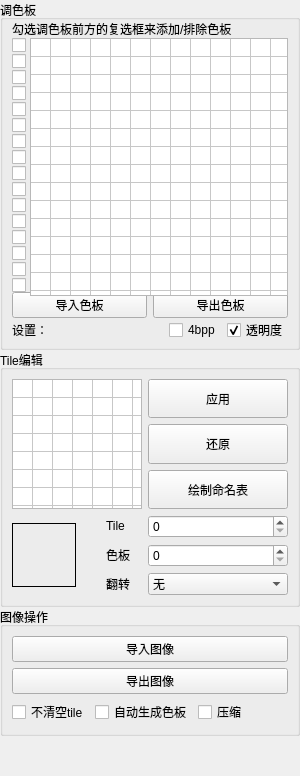
    <widget class="QWidget" name="widget_left" native="true">
     <property name="sizePolicy">
      <sizepolicy hsizetype="Fixed" vsizetype="Preferred">
       <horstretch>0</horstretch>
       <verstretch>0</verstretch>
      </sizepolicy>
     </property>
     <layout class="QVBoxLayout" name="verticalLayout_3">
      <property name="spacing">
       <number>0</number>
      </property>
      <property name="leftMargin">
       <number>0</number>
      </property>
      <property name="topMargin">
       <number>0</number>
      </property>
      <property name="rightMargin">
       <number>0</number>
      </property>
      <property name="bottomMargin">
       <number>0</number>
      </property>
      <item>
       <widget class="QGroupBox" name="groupBox_Palette">
        <property name="minimumSize">
         <size>
          <width>300</width>
          <height>350</height>
         </size>
        </property>
        <property name="maximumSize">
         <size>
          <width>300</width>
          <height>350</height>
         </size>
        </property>
        <property name="title">
         <string>调色板</string>
        </property>
        <layout class="QGridLayout" name="gridLayout_2">
         <property name="leftMargin">
          <number>5</number>
         </property>
         <property name="topMargin">
          <number>0</number>
         </property>
         <property name="rightMargin">
          <number>5</number>
         </property>
         <property name="bottomMargin">
          <number>5</number>
         </property>
         <property name="spacing">
          <number>0</number>
         </property>
         <item row="1" column="1">
          <widget class="QWidget" name="widget_paletteFilter" native="true">
           <property name="enabled">
            <bool>true</bool>
           </property>
           <property name="sizePolicy">
            <sizepolicy hsizetype="Fixed" vsizetype="Minimum">
             <horstretch>0</horstretch>
             <verstretch>0</verstretch>
            </sizepolicy>
           </property>
           <property name="maximumSize">
            <size>
             <width>16777215</width>
             <height>258</height>
            </size>
           </property>
           <layout class="QVBoxLayout" name="verticalLayout">
            <property name="spacing">
             <number>1</number>
            </property>
            <property name="leftMargin">
             <number>0</number>
            </property>
            <property name="topMargin">
             <number>0</number>
            </property>
            <property name="rightMargin">
             <number>0</number>
            </property>
            <property name="bottomMargin">
             <number>0</number>
            </property>
            <item>
             <widget class="QCheckBox" name="checkBox_Pal0">
              <property name="maximumSize">
               <size>
                <width>16</width>
                <height>16777215</height>
               </size>
              </property>
              <property name="text">
               <string/>
              </property>
             </widget>
            </item>
            <item>
             <widget class="QCheckBox" name="checkBox_Pal1">
              <property name="maximumSize">
               <size>
                <width>16</width>
                <height>16777215</height>
               </size>
              </property>
              <property name="text">
               <string/>
              </property>
             </widget>
            </item>
            <item>
             <widget class="QCheckBox" name="checkBox_Pal2">
              <property name="maximumSize">
               <size>
                <width>16</width>
                <height>16777215</height>
               </size>
              </property>
              <property name="text">
               <string/>
              </property>
             </widget>
            </item>
            <item>
             <widget class="QCheckBox" name="checkBox_Pal3">
              <property name="maximumSize">
               <size>
                <width>16</width>
                <height>16777215</height>
               </size>
              </property>
              <property name="text">
               <string/>
              </property>
             </widget>
            </item>
            <item>
             <widget class="QCheckBox" name="checkBox_Pal4">
              <property name="maximumSize">
               <size>
                <width>16</width>
                <height>16777215</height>
               </size>
              </property>
              <property name="text">
               <string/>
              </property>
             </widget>
            </item>
            <item>
             <widget class="QCheckBox" name="checkBox_Pal5">
              <property name="maximumSize">
               <size>
                <width>16</width>
                <height>16777215</height>
               </size>
              </property>
              <property name="text">
               <string/>
              </property>
             </widget>
            </item>
            <item>
             <widget class="QCheckBox" name="checkBox_Pal6">
              <property name="maximumSize">
               <size>
                <width>16</width>
                <height>16777215</height>
               </size>
              </property>
              <property name="text">
               <string/>
              </property>
             </widget>
            </item>
            <item>
             <widget class="QCheckBox" name="checkBox_Pal7">
              <property name="maximumSize">
               <size>
                <width>16</width>
                <height>16777215</height>
               </size>
              </property>
              <property name="text">
               <string/>
              </property>
             </widget>
            </item>
            <item>
             <widget class="QCheckBox" name="checkBox_Pal8">
              <property name="maximumSize">
               <size>
                <width>16</width>
                <height>16777215</height>
               </size>
              </property>
              <property name="text">
               <string/>
              </property>
             </widget>
            </item>
            <item>
             <widget class="QCheckBox" name="checkBox_Pal9">
              <property name="maximumSize">
               <size>
                <width>16</width>
                <height>16777215</height>
               </size>
              </property>
              <property name="text">
               <string/>
              </property>
             </widget>
            </item>
            <item>
             <widget class="QCheckBox" name="checkBox_Pala">
              <property name="maximumSize">
               <size>
                <width>16</width>
                <height>16777215</height>
               </size>
              </property>
              <property name="text">
               <string/>
              </property>
             </widget>
            </item>
            <item>
             <widget class="QCheckBox" name="checkBox_Palb">
              <property name="maximumSize">
               <size>
                <width>16</width>
                <height>16777215</height>
               </size>
              </property>
              <property name="text">
               <string/>
              </property>
             </widget>
            </item>
            <item>
             <widget class="QCheckBox" name="checkBox_Palc">
              <property name="maximumSize">
               <size>
                <width>16</width>
                <height>16777215</height>
               </size>
              </property>
              <property name="text">
               <string/>
              </property>
             </widget>
            </item>
            <item>
             <widget class="QCheckBox" name="checkBox_Pald">
              <property name="maximumSize">
               <size>
                <width>16</width>
                <height>16777215</height>
               </size>
              </property>
              <property name="text">
               <string/>
              </property>
             </widget>
            </item>
            <item>
             <widget class="QCheckBox" name="checkBox_Pale">
              <property name="maximumSize">
               <size>
                <width>16</width>
                <height>16777215</height>
               </size>
              </property>
              <property name="text">
               <string/>
              </property>
             </widget>
            </item>
            <item>
             <widget class="QCheckBox" name="checkBox_Palf">
              <property name="maximumSize">
               <size>
                <width>16</width>
                <height>16777215</height>
               </size>
              </property>
              <property name="text">
               <string/>
              </property>
             </widget>
            </item>
           </layout>
          </widget>
         </item>
         <item row="2" column="1" colspan="2">
          <widget class="QWidget" name="widget_2" native="true">
           <property name="sizePolicy">
            <sizepolicy hsizetype="Preferred" vsizetype="Fixed">
             <horstretch>0</horstretch>
             <verstretch>0</verstretch>
            </sizepolicy>
           </property>
           <layout class="QHBoxLayout" name="horizontalLayout">
            <property name="leftMargin">
             <number>0</number>
            </property>
            <property name="topMargin">
             <number>0</number>
            </property>
            <property name="rightMargin">
             <number>0</number>
            </property>
            <property name="bottomMargin">
             <number>0</number>
            </property>
            <item>
             <widget class="QPushButton" name="pushButton_loadPalette">
              <property name="text">
               <string>导入色板</string>
              </property>
             </widget>
            </item>
            <item>
             <widget class="QPushButton" name="pushButton_savePalette">
              <property name="text">
               <string>导出色板</string>
              </property>
             </widget>
            </item>
           </layout>
          </widget>
         </item>
         <item row="1" column="2">
          <widget class="QTableWidget" name="tableWidget_Palette">
           <property name="sizePolicy">
            <sizepolicy hsizetype="Minimum" vsizetype="Minimum">
             <horstretch>0</horstretch>
             <verstretch>0</verstretch>
            </sizepolicy>
           </property>
           <property name="minimumSize">
            <size>
             <width>258</width>
             <height>258</height>
            </size>
           </property>
           <property name="maximumSize">
            <size>
             <width>258</width>
             <height>258</height>
            </size>
           </property>
           <property name="verticalScrollBarPolicy">
            <enum>Qt::ScrollBarAlwaysOff</enum>
           </property>
           <property name="horizontalScrollBarPolicy">
            <enum>Qt::ScrollBarAlwaysOff</enum>
           </property>
           <property name="autoScroll">
            <bool>true</bool>
           </property>
           <property name="editTriggers">
            <set>QAbstractItemView::NoEditTriggers</set>
           </property>
           <property name="selectionMode">
            <enum>QAbstractItemView::NoSelection</enum>
           </property>
           <property name="rowCount">
            <number>16</number>
           </property>
           <property name="columnCount">
            <number>16</number>
           </property>
           <attribute name="horizontalHeaderVisible">
            <bool>false</bool>
           </attribute>
           <attribute name="horizontalHeaderCascadingSectionResizes">
            <bool>false</bool>
           </attribute>
           <attribute name="horizontalHeaderMinimumSectionSize">
            <number>16</number>
           </attribute>
           <attribute name="horizontalHeaderDefaultSectionSize">
            <number>16</number>
           </attribute>
           <attribute name="verticalHeaderVisible">
            <bool>false</bool>
           </attribute>
           <attribute name="verticalHeaderMinimumSectionSize">
            <number>16</number>
           </attribute>
           <attribute name="verticalHeaderDefaultSectionSize">
            <number>16</number>
           </attribute>
           <row>
            <property name="text">
             <string/>
            </property>
           </row>
           <row>
            <property name="text">
             <string/>
            </property>
           </row>
           <row>
            <property name="text">
             <string/>
            </property>
           </row>
           <row>
            <property name="text">
             <string/>
            </property>
           </row>
           <row>
            <property name="text">
             <string/>
            </property>
           </row>
           <row>
            <property name="text">
             <string/>
            </property>
           </row>
           <row>
            <property name="text">
             <string/>
            </property>
           </row>
           <row>
            <property name="text">
             <string/>
            </property>
           </row>
           <row/>
           <row/>
           <row/>
           <row/>
           <row/>
           <row/>
           <row/>
           <row/>
           <column>
            <property name="text">
             <string/>
            </property>
           </column>
           <column>
            <property name="text">
             <string/>
            </property>
           </column>
           <column>
            <property name="text">
             <string/>
            </property>
           </column>
           <column>
            <property name="text">
             <string/>
            </property>
           </column>
           <column>
            <property name="text">
             <string/>
            </property>
           </column>
           <column/>
           <column/>
           <column/>
           <column/>
           <column/>
           <column/>
           <column/>
           <column/>
           <column/>
           <column/>
           <column/>
          </widget>
         </item>
         <item row="0" column="1" colspan="2">
          <widget class="QLabel" name="label_PaletteInfo">
           <property name="sizePolicy">
            <sizepolicy hsizetype="Preferred" vsizetype="Fixed">
             <horstretch>0</horstretch>
             <verstretch>0</verstretch>
            </sizepolicy>
           </property>
           <property name="text">
            <string>勾选调色板前方的复选框来添加/排除色板</string>
           </property>
          </widget>
         </item>
         <item row="3" column="1" colspan="2">
          <widget class="QWidget" name="widget" native="true">
           <layout class="QHBoxLayout" name="horizontalLayout_7">
            <property name="leftMargin">
             <number>0</number>
            </property>
            <property name="topMargin">
             <number>0</number>
            </property>
            <property name="rightMargin">
             <number>0</number>
            </property>
            <property name="bottomMargin">
             <number>0</number>
            </property>
            <item>
             <widget class="QLabel" name="label_9">
              <property name="text">
               <string>设置：</string>
              </property>
             </widget>
            </item>
            <item>
             <spacer name="horizontalSpacer_9">
              <property name="orientation">
               <enum>Qt::Horizontal</enum>
              </property>
              <property name="sizeHint" stdset="0">
               <size>
                <width>40</width>
                <height>20</height>
               </size>
              </property>
             </spacer>
            </item>
            <item>
             <widget class="QCheckBox" name="checkBox_Use4bpp">
              <property name="sizePolicy">
               <sizepolicy hsizetype="Fixed" vsizetype="Fixed">
                <horstretch>0</horstretch>
                <verstretch>0</verstretch>
               </sizepolicy>
              </property>
              <property name="toolTip">
               <string>每个Tile使用独立的16色调色板</string>
              </property>
              <property name="text">
               <string>4bpp</string>
              </property>
             </widget>
            </item>
            <item>
             <widget class="QCheckBox" name="checkBox_UseAlpha">
              <property name="sizePolicy">
               <sizepolicy hsizetype="Fixed" vsizetype="Fixed">
                <horstretch>0</horstretch>
                <verstretch>0</verstretch>
               </sizepolicy>
              </property>
              <property name="toolTip">
               <string>将第一个颜色用作透明色</string>
              </property>
              <property name="text">
               <string>透明度</string>
              </property>
              <property name="checked">
               <bool>true</bool>
              </property>
             </widget>
            </item>
           </layout>
          </widget>
         </item>
        </layout>
       </widget>
      </item>
      <item>
       <widget class="QGroupBox" name="groupBox_TileEditor">
        <property name="sizePolicy">
         <sizepolicy hsizetype="Preferred" vsizetype="Minimum">
          <horstretch>0</horstretch>
          <verstretch>0</verstretch>
         </sizepolicy>
        </property>
        <property name="maximumSize">
         <size>
          <width>300</width>
          <height>16777215</height>
         </size>
        </property>
        <property name="title">
         <string>Tile编辑</string>
        </property>
        <layout class="QGridLayout" name="gridLayout_3">
         <item row="5" column="0" rowspan="3">
          <widget class="QLabel" name="label_ColorView">
           <property name="maximumSize">
            <size>
             <width>64</width>
             <height>64</height>
            </size>
           </property>
           <property name="frameShape">
            <enum>QFrame::Box</enum>
           </property>
           <property name="text">
            <string/>
           </property>
          </widget>
         </item>
         <item row="6" column="2">
          <widget class="QSpinBox" name="spinBox_PaletteNo">
           <property name="maximum">
            <number>15</number>
           </property>
          </widget>
         </item>
         <item row="7" column="1">
          <widget class="QLabel" name="label_4">
           <property name="sizePolicy">
            <sizepolicy hsizetype="Fixed" vsizetype="Fixed">
             <horstretch>0</horstretch>
             <verstretch>0</verstretch>
            </sizepolicy>
           </property>
           <property name="text">
            <string>翻转</string>
           </property>
          </widget>
         </item>
         <item row="3" column="2">
          <widget class="QWidget" name="widget_TileEditorButtoms" native="true">
           <layout class="QVBoxLayout" name="verticalLayout_2">
            <property name="leftMargin">
             <number>0</number>
            </property>
            <property name="topMargin">
             <number>0</number>
            </property>
            <property name="rightMargin">
             <number>0</number>
            </property>
            <property name="bottomMargin">
             <number>0</number>
            </property>
            <item>
             <widget class="QPushButton" name="pushButton_ApplyTile">
              <property name="sizePolicy">
               <sizepolicy hsizetype="Minimum" vsizetype="Minimum">
                <horstretch>0</horstretch>
                <verstretch>0</verstretch>
               </sizepolicy>
              </property>
              <property name="toolTip">
               <string>应用tile修改的结果</string>
              </property>
              <property name="text">
               <string>应用</string>
              </property>
             </widget>
            </item>
            <item>
             <widget class="QPushButton" name="pushButton_ResetTile">
              <property name="sizePolicy">
               <sizepolicy hsizetype="Minimum" vsizetype="Minimum">
                <horstretch>0</horstretch>
                <verstretch>0</verstretch>
               </sizepolicy>
              </property>
              <property name="toolTip">
               <string>撤销修改</string>
              </property>
              <property name="text">
               <string>还原</string>
              </property>
             </widget>
            </item>
            <item>
             <widget class="QPushButton" name="pushButton_DrawScreen">
              <property name="sizePolicy">
               <sizepolicy hsizetype="Minimum" vsizetype="Minimum">
                <horstretch>0</horstretch>
                <verstretch>0</verstretch>
               </sizepolicy>
              </property>
              <property name="toolTip">
               <string>启用后，可以将tile画在命名表中</string>
              </property>
              <property name="text">
               <string>绘制命名表</string>
              </property>
              <property name="checkable">
               <bool>true</bool>
              </property>
             </widget>
            </item>
           </layout>
          </widget>
         </item>
         <item row="6" column="1">
          <widget class="QLabel" name="label_2">
           <property name="sizePolicy">
            <sizepolicy hsizetype="Fixed" vsizetype="Fixed">
             <horstretch>0</horstretch>
             <verstretch>0</verstretch>
            </sizepolicy>
           </property>
           <property name="text">
            <string>色板</string>
           </property>
          </widget>
         </item>
         <item row="5" column="2">
          <widget class="QSpinBox" name="spinBox_tileNo">
           <property name="maximum">
            <number>1023</number>
           </property>
          </widget>
         </item>
         <item row="7" column="2">
          <widget class="QComboBox" name="comboBox_flip">
           <item>
            <property name="text">
             <string>无</string>
            </property>
           </item>
           <item>
            <property name="text">
             <string>水平翻转</string>
            </property>
           </item>
           <item>
            <property name="text">
             <string>垂直翻转</string>
            </property>
           </item>
           <item>
            <property name="text">
             <string>旋转180度</string>
            </property>
           </item>
          </widget>
         </item>
         <item row="5" column="1">
          <widget class="QLabel" name="label_3">
           <property name="sizePolicy">
            <sizepolicy hsizetype="Fixed" vsizetype="Fixed">
             <horstretch>0</horstretch>
             <verstretch>0</verstretch>
            </sizepolicy>
           </property>
           <property name="text">
            <string>Tile</string>
           </property>
          </widget>
         </item>
         <item row="3" column="0" colspan="2">
          <widget class="QTableWidget" name="tableWidget_TileCanvas">
           <property name="sizePolicy">
            <sizepolicy hsizetype="Minimum" vsizetype="Minimum">
             <horstretch>0</horstretch>
             <verstretch>0</verstretch>
            </sizepolicy>
           </property>
           <property name="minimumSize">
            <size>
             <width>130</width>
             <height>130</height>
            </size>
           </property>
           <property name="maximumSize">
            <size>
             <width>130</width>
             <height>130</height>
            </size>
           </property>
           <property name="verticalScrollBarPolicy">
            <enum>Qt::ScrollBarAlwaysOff</enum>
           </property>
           <property name="horizontalScrollBarPolicy">
            <enum>Qt::ScrollBarAlwaysOff</enum>
           </property>
           <property name="autoScroll">
            <bool>true</bool>
           </property>
           <property name="editTriggers">
            <set>QAbstractItemView::NoEditTriggers</set>
           </property>
           <property name="selectionMode">
            <enum>QAbstractItemView::NoSelection</enum>
           </property>
           <property name="rowCount">
            <number>16</number>
           </property>
           <property name="columnCount">
            <number>16</number>
           </property>
           <attribute name="horizontalHeaderVisible">
            <bool>false</bool>
           </attribute>
           <attribute name="horizontalHeaderCascadingSectionResizes">
            <bool>false</bool>
           </attribute>
           <attribute name="horizontalHeaderMinimumSectionSize">
            <number>16</number>
           </attribute>
           <attribute name="horizontalHeaderDefaultSectionSize">
            <number>16</number>
           </attribute>
           <attribute name="verticalHeaderVisible">
            <bool>false</bool>
           </attribute>
           <attribute name="verticalHeaderMinimumSectionSize">
            <number>16</number>
           </attribute>
           <attribute name="verticalHeaderDefaultSectionSize">
            <number>16</number>
           </attribute>
           <row>
            <property name="text">
             <string/>
            </property>
           </row>
           <row>
            <property name="text">
             <string/>
            </property>
           </row>
           <row>
            <property name="text">
             <string/>
            </property>
           </row>
           <row>
            <property name="text">
             <string/>
            </property>
           </row>
           <row>
            <property name="text">
             <string/>
            </property>
           </row>
           <row>
            <property name="text">
             <string/>
            </property>
           </row>
           <row>
            <property name="text">
             <string/>
            </property>
           </row>
           <row/>
           <row/>
           <row/>
           <row/>
           <row/>
           <row/>
           <row/>
           <row/>
           <row/>
           <column>
            <property name="text">
             <string/>
            </property>
           </column>
           <column>
            <property name="text">
             <string/>
            </property>
           </column>
           <column>
            <property name="text">
             <string/>
            </property>
           </column>
           <column>
            <property name="text">
             <string/>
            </property>
           </column>
           <column>
            <property name="text">
             <string/>
            </property>
           </column>
           <column/>
           <column/>
           <column/>
           <column/>
           <column/>
           <column/>
           <column/>
           <column/>
           <column/>
           <column/>
           <column/>
          </widget>
         </item>
        </layout>
       </widget>
      </item>
      <item>
       <widget class="QGroupBox" name="groupBox_ImageOp">
        <property name="sizePolicy">
         <sizepolicy hsizetype="Preferred" vsizetype="Maximum">
          <horstretch>0</horstretch>
          <verstretch>0</verstretch>
         </sizepolicy>
        </property>
        <property name="title">
         <string>图像操作</string>
        </property>
        <layout class="QVBoxLayout" name="verticalLayout_6">
         <item>
          <widget class="QPushButton" name="pushButton_loadImg">
           <property name="toolTip">
            <string>导入图像，并自动计算命名表和tiles</string>
           </property>
           <property name="text">
            <string>导入图像</string>
           </property>
          </widget>
         </item>
         <item>
          <widget class="QPushButton" name="pushButton_saveImg">
           <property name="text">
            <string>导出图像</string>
           </property>
          </widget>
         </item>
         <item>
          <widget class="QWidget" name="widget_3" native="true">
           <layout class="QGridLayout" name="gridLayout">
            <property name="leftMargin">
             <number>0</number>
            </property>
            <property name="topMargin">
             <number>0</number>
            </property>
            <property name="rightMargin">
             <number>0</number>
            </property>
            <property name="bottomMargin">
             <number>0</number>
            </property>
            <item row="0" column="1">
             <widget class="QCheckBox" name="checkBox_GeneratePalette">
              <property name="toolTip">
               <string>【实验性】尝试从图像中提取调色板并替换现有的调色板</string>
              </property>
              <property name="text">
               <string>自动生成色板</string>
              </property>
             </widget>
            </item>
            <item row="0" column="2">
             <widget class="QCheckBox" name="checkBox_comperssTiles">
              <property name="toolTip">
               <string>【实验性】通过有损的压缩减少tile数据的大小</string>
              </property>
              <property name="text">
               <string>压缩</string>
              </property>
             </widget>
            </item>
            <item row="0" column="0">
             <widget class="QCheckBox" name="checkBox_NoClearTile">
              <property name="toolTip">
               <string>导入时不清空tile，而是继续往后追加，适用多个命名表共用一个tile图形的情况</string>
              </property>
              <property name="text">
               <string>不清空tile</string>
              </property>
             </widget>
            </item>
            <item row="0" column="3">
             <spacer name="horizontalSpacer_10">
              <property name="orientation">
               <enum>Qt::Horizontal</enum>
              </property>
              <property name="sizeHint" stdset="0">
               <size>
                <width>40</width>
                <height>20</height>
               </size>
              </property>
             </spacer>
            </item>
           </layout>
          </widget>
         </item>
        </layout>
       </widget>
      </item>
      <item>
       <spacer name="verticalSpacer">
        <property name="orientation">
         <enum>Qt::Vertical</enum>
        </property>
        <property name="sizeHint" stdset="0">
         <size>
          <width>20</width>
          <height>40</height>
         </size>
        </property>
       </spacer>
      </item>
     </layout>
    </widget>
